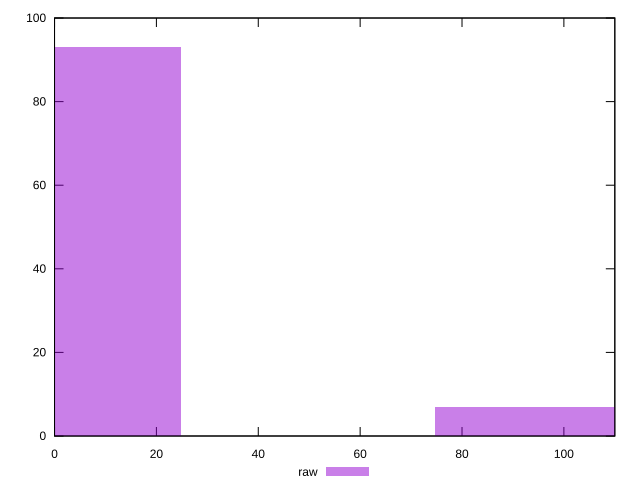

Source code (gnuplot):
reset

$raw <<EOF
0 93
99.59345395132141 7
EOF

set key outside below
set boxwidth 49.796726975660704
set xrange [0:110]
set yrange [0:100]
set trange [0:100]
set style fill transparent solid 0.5 noborder
set terminal svg size 640, 490 enhanced background rgb 'white'
set output "reports/report_00033_2021-03-01T14-23-16.841Z/uses-http2/samples/astro-cached/raw/histogram.svg"

plot $raw title "raw" with boxes

reset
